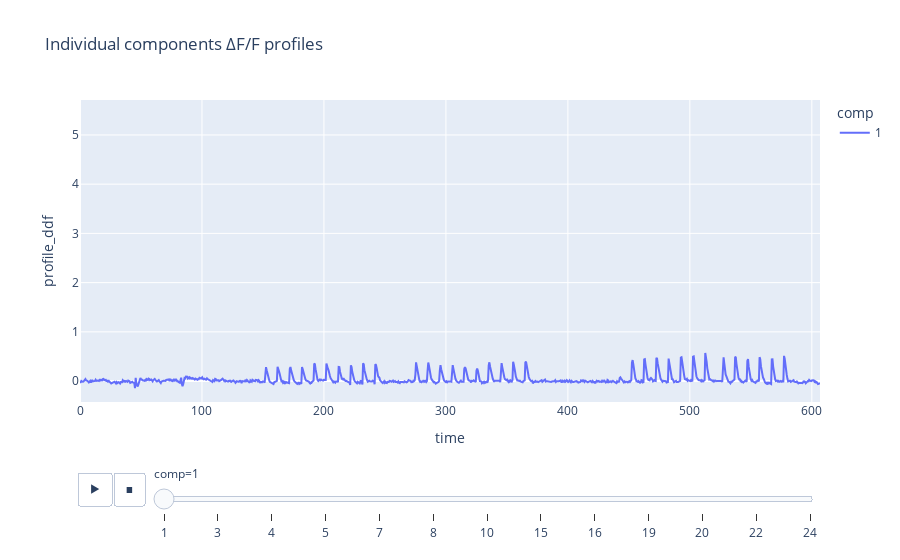

Notebook code for this chart:
### Markdown cell above
#### Data uploading

### Code cell
samp_name = 'A0005'
samp_path = os.path.join(''.join(sys.path[0].split('neuro')), 'data_neuro', samp_name)

# sample YAML metadata file uploading
with open(f'{samp_path}/{samp_name}_meta.yaml') as f:
    samp_meta = yaml.safe_load(f)

# sample data frame uploading
pre_df = pd.read_csv(f'{samp_path}/{samp_name}_pre_comp_df.csv')
pre_arr, _ = norm_prof_to_arr(pre_df)
print(pre_arr.shape)
print(pre_df.head())
ctrl_plot(pre_df)

# post_path = f'{samp_path}/{samp_name}_post_comp.csv'

### Figure 1 — Plotly figure (JSON) as saved in the notebook; plotly's stock layout.template omitted (floating-point values rounded to 4 significant figures; data arrays with more than 128 entries replaced by an {"elided": "..."} marker saying what was removed)
{"data": [{"hovertemplate": "comp=1<br>time=%{x}<br>profile_ddf=%{y}<extra></extra>", "legendgroup": "1", "line": {"color": "#636efa", "dash": "solid"}, "marker": {"symbol": "circle"}, "mode": "lines", "name": "1", "orientation": "v", "showlegend": true, "type": "scatter", "x": {"elided": "1091 float values"}, "xaxis": "x", "y": {"elided": "1091 float values"}, "yaxis": "y"}], "layout": {"legend": {"title": {"text": "comp"}, "tracegroupgap": 0}, "sliders": [{"active": 0, "currentvalue": {"prefix": "comp="}, "len": 0.9, "pad": {"b": 10, "t": 60}, "steps": [{"args": [["1"], {"frame": {"duration": 0, "redraw": false}, "fromcurrent": true, "mode": "immediate", "transition": {"duration": 0, "easing": "linear"}}], "label": "1", "method": "animate"}, {"args": [["3"], {"frame": {"duration": 0, "redraw": false}, "fromcurrent": true, "mode": "immediate", "transition": {"duration": 0, "easing": "linear"}}], "label": "3", "method": "animate"}, {"args": [["4"], {"frame": {"duration": 0, "redraw": false}, "fromcurrent": true, "mode": "immediate", "transition": {"duration": 0, "easing": "linear"}}], "label": "4", "method": "animate"}, {"args": [["5"], {"frame": {"duration": 0, "redraw": false}, "fromcurrent": true, "mode": "immediate", "transition": {"duration": 0, "easing": "linear"}}], "label": "5", "method": "animate"}, {"args": [["7"], {"frame": {"duration": 0, "redraw": false}, "fromcurrent": true, "mode": "immediate", "transition": {"duration": 0, "easing": "linear"}}], "label": "7", "method": "animate"}, {"args": [["8"], {"frame": {"duration": 0, "redraw": false}, "fromcurrent": true, "mode": "immediate", "transition": {"duration": 0, "easing": "linear"}}], "label": "8", "method": "animate"}, {"args": [["10"], {"frame": {"duration": 0, "redraw": false}, "fromcurrent": true, "mode": "immediate", "transition": {"duration": 0, "easing": "linear"}}], "label": "10", "method": "animate"}, {"args": [["15"], {"frame": {"duration": 0, "redraw": false}, "fromcurrent": true, "mode": "immediate", "transition": {"duration": 0, "easing": "linear"}}], "label": "15", "method": "animate"}, {"args": [["16"], {"frame": {"duration": 0, "redraw": false}, "fromcurrent": true, "mode": "immediate", "transition": {"duration": 0, "easing": "linear"}}], "label": "16", "method": "animate"}, {"args": [["19"], {"frame": {"duration": 0, "redraw": false}, "fromcurrent": true, "mode": "immediate", "transition": {"duration": 0, "easing": "linear"}}], "label": "19", "method": "animate"}, {"args": [["20"], {"frame": {"duration": 0, "redraw": false}, "fromcurrent": true, "mode": "immediate", "transition": {"duration": 0, "easing": "linear"}}], "label": "20", "method": "animate"}, {"args": [["22"], {"frame": {"duration": 0, "redraw": false}, "fromcurrent": true, "mode": "immediate", "transition": {"duration": 0, "easing": "linear"}}], "label": "22", "method": "animate"}, {"args": [["24"], {"frame": {"duration": 0, "redraw": false}, "fromcurrent": true, "mode": "immediate", "transition": {"duration": 0, "easing": "linear"}}], "label": "24", "method": "animate"}], "x": 0.1, "xanchor": "left", "y": 0, "yanchor": "top"}], "title": {"text": "Individual components ΔF/F profiles"}, "updatemenus": [{"buttons": [{"args": [null, {"frame": {"duration": 500, "redraw": false}, "fromcurrent": true, "mode": "immediate", "transition": {"duration": 500, "easing": "linear"}}], "label": "&#9654;", "method": "animate"}, {"args": [[null], {"frame": {"duration": 0, "redraw": false}, "fromcurrent": true, "mode": "immediate", "transition": {"duration": 0, "easing": "linear"}}], "label": "&#9724;", "method": "animate"}], "direction": "left", "pad": {"r": 10, "t": 70}, "showactive": false, "type": "buttons", "x": 0.1, "xanchor": "right", "y": 0, "yanchor": "top"}], "xaxis": {"anchor": "y", "domain": [0, 1], "title": {"text": "time"}}, "yaxis": {"anchor": "x", "domain": [0, 1], "range": [-0.425, 5.71], "title": {"text": "profile_ddf"}}}}
